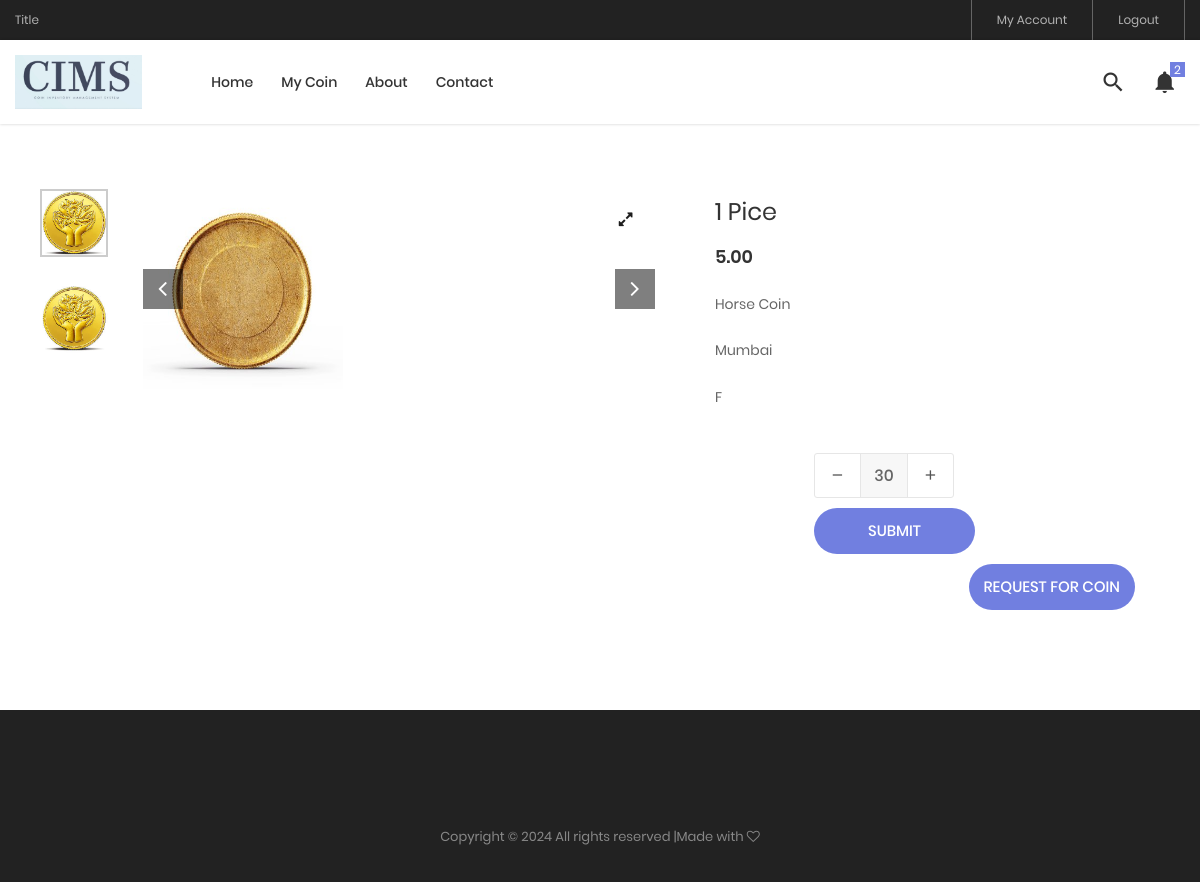
/coin-detail/1 (signed in), run on the app's committed database.
### mycoinApp/models.py (models this page shows, shortened)
class CoinStateCondition(models.Model):
    coin = models.ForeignKey(Coin, on_delete=models.CASCADE)
    state = models.ForeignKey(State, on_delete=models.CASCADE)
    condition = models.ForeignKey(Condition, on_delete=models.CASCADE)
    price = models.DecimalField(max_digits=10, decimal_places=2, blank=True, null=True)
    front_image = models.ImageField( upload_to="images/coins", blank=True, null=True, default="images/coins")
    back_image = models.ImageField( upload_to="images/coins/coin1.jpg", blank=True, null=True)
    class Meta:
        unique_together = ('coin', 'state', 'condition')

class Coin(models.Model):
    denomination = models.CharField(max_length=100)
    description = models.TextField()
    metal = models.CharField(max_length=100)
    year = models.PositiveIntegerField()

class State(models.Model):
    name = models.CharField(max_length=100, unique=True)

class Condition(models.Model):
    name = models.CharField(max_length=50, unique=True)

### mycoinApp/modules/coin_management/login.py (the view)
# urls.py: path('coin-detail/<int:id>', views.coinDetail, name = 'coin-detail' ),
def coinDetail(request, id):
    logged_user = request.session.get('user_id', None)
    if not logged_user:
        messages.error(request,'Login required to access this page')
        return redirect('login')
    data = CoinStateCondition.objects.get(id=id)
    notifications = PushNotification.objects.filter(user=logged_user)
    try:
        coin_count = UserCoinOwnership.objects.get(user=logged_user,coin_state_condition=data.id )
        count = coin_count.count
    except:
        count = 0
    context={
        'data': data,
        'count' : count,
        'notifications' : notifications,
    }
    return render(request, 'coin_detail.html', context)

### templates/coin_detail.html (shortened to what this page needs)
{% load static %}
<!DOCTYPE html>
<html lang="en">
<head>
	<link rel="stylesheet" type="text/css" href="{% static 'vendor/bootstrap/css/bootstrap.min.css' %}">
	<link rel="stylesheet" type="text/css" href="{% static 'fonts/font-awesome-4.7.0/css/font-awesome.min.css' %}">
	<link rel="stylesheet" type="text/css" href="{% static 'fonts/iconic/css/material-design-iconic-font.min.css' %}">
	<link rel="stylesheet" type="text/css" href="{% static 'fonts/linearicons-v1.0.0/icon-font.min.css' %}">
	<link rel="stylesheet" type="text/css" href="{% static 'vendor/animate/animate.css' %}">
	<link rel="stylesheet" type="text/css" href="{% static 'vendor/css-hamburgers/hamburgers.min.css' %}">
	<link rel="stylesheet" type="text/css" href="{% static 'vendor/animsition/css/animsition.min.css' %}">
	<link rel="stylesheet" type="text/css" href="{% static 'vendor/select2/select2.min.css' %}">
	<link rel="stylesheet" type="text/css" href="{% static 'vendor/daterangepicker/daterangepicker.css' %}">
	<link rel="stylesheet" type="text/css" href="{% static 'vendor/slick/slick.css' %}">
	<link rel="stylesheet" type="text/css" href="{% static 'vendor/MagnificPopup/magnific-popup.css' %}">
	<link rel="stylesheet" type="text/css" href="{% static 'vendor/perfect-scrollbar/perfect-scrollbar.css' %}">
	<link rel="stylesheet" type="text/css" href="{% static 'css/util.css' %}">
	<link rel="stylesheet" type="text/css" href="{% static 'css/main.css' %}">
</head>
<body class="animsition">
	<header class="header-v4">
		<div class="container-menu-desktop">
			<div class="top-bar">
				<div class="content-topbar flex-sb-m h-full container">
					<div class="left-top-bar">
						Title
					</div>
					<div class="right-top-bar flex-w h-full">
						<a href="{% url 'login' %}" class="flex-c-m trans-04 p-lr-25">
							My Account
						</a>
						<a href="{% url 'logout' %}" class="flex-c-m trans-04 p-lr-25">
							Logout
						</a>
					</div>
				</div>
			</div>
			<div class="wrap-menu-desktop how-shadow1">
				<nav class="limiter-menu-desktop container">
					<a href="#" class="logo">
						<img src="{% static 'images/coins/CIMS.jpeg' %}" alt="IMG-LOGO">
					</a>
					<div class="menu-desktop">
						<ul class="main-menu">
							<li>
								<a href="{% url 'home' %}">Home</a>
							</li>
							<li>
								<a href="{% url 'my_coin' %}">My Coin</a>
							</li>
							<li>
								<a href="#">About</a>
							</li>
							<li>
								<a href="{% url 'contact' %}">Contact</a>
							</li>
						</ul>
					</div>
					<div class="wrap-icon-header flex-w flex-r-m">
						<div class="icon-header-item cl2 hov-cl1 trans-04 p-l-22 p-r-11 js-show-modal-search">
							<i class="zmdi zmdi-search"></i>
						</div>
						<div class="icon-header-item cl2 hov-cl1 trans-04 p-l-22 p-r-11 icon-header-noti js-show-cart"
							data-notify="2">
							<i class="zmdi zmdi-notifications"></i>
						</div>
					</div>
				</nav>
			</div>
		</div>
	</header>
	<section class="sec-product-detail bg0 p-t-65 p-b-60">
		<div class="container">
			<div class="row">
				<div class="col-md-6 col-lg-7 p-b-30">
					<div class="p-l-25 p-r-30 p-lr-0-lg">
						<div class="wrap-slick3 flex-sb flex-w">
							<div class="wrap-slick3-dots"></div>
							<div class="slick3 gallery-lb">
								<div class="item-slick3" data-thumb={% static 'images/demo.jpg' %}>
									<div class="wrap-pic-w pos-relative">
										{% if data.front_image %}
										<img src="{{data.front_image.url}}" alt="IMG-PRODUCT"
											style="height: 200px; width: 200px;">
										{% else %}
										<img src="images/demo.jpg" alt="IMG-PRODUCT"
											style="height: 200px; width: 200px;">
										{% endif %}
										<a class="flex-c-m size-108 how-pos1 bor0 fs-16 cl10 bg0 hov-btn3 trans-04"
											href="{% static 'images/product-detail-01.jpg' %}">
											<i class="fa fa-expand"></i>
										</a>
									</div>
								</div>
							</div>
						</div>
					</div>
				</div>
				<div class="col-md-6 col-lg-5 p-b-30">
					<div class="p-r-50 p-t-5 p-lr-0-lg">
						<h4 class="mtext-105 cl2 js-name-detail p-b-14">
							{{data.coin.denomination}}
						</h4>
						<span class="mtext-106 cl2">
							{{data.price}}
						</span>
						<p class="stext-102 cl3 p-t-23">
							{{data.coin.description}}
						</p>
						<p class="stext-102 cl3 p-t-23">
							{{data.state.name}}
						</p>
						<p class="stext-102 cl3 p-t-23">
							{{data.condition.name}}
						</p>
						<div class="p-t-33">
							<div class="flex-w flex-r-m p-b-10">
								<form id="quantity-form" method="POST" action="{% url 'submit-count' %}">
									<div class="size-204 flex-w flex-m respon6-next">
										<div class="wrap-num-product flex-w m-r-20 m-tb-10">
											<div class="btn-num-product-down cl8 hov-btn3 trans-04 flex-c-m">
												<i class="fs-16 zmdi zmdi-minus"></i>
											</div>
											<input class="mtext-104 cl3 txt-center num-product" type="number"
												name="count" value="{{count}}">
											<div class="btn-num-product-up cl8 hov-btn3 trans-04 flex-c-m">
												<i class="fs-16 zmdi zmdi-plus"></i>
											</div>
										</div>
										<button
											class="flex-c-m stext-101 cl0 size-101 bg1 bor1 hov-btn1 p-lr-15 trans-04 js-addcart-detail">
											Submit
										</button>
									</div>
								</form>
							</div>
							<div class="flex-w flex-r-m p-b-10">
								<a href="#"
									class="flex-c-m stext-101 cl0 size-101 bg1 bor1 hov-btn1 p-lr-15 trans-04 js-show-modal1">
									Request For Coin
								</a>
							</div>
						</div>
					</div>
				</div>
			</div>
		</div>
	</section>
	<footer class="bg3 p-t-75 p-b-32">
		<div class="container">
			<div class="p-t-40">
				<p class="stext-107 cl6 txt-center">
					Copyright &copy;
					<script>document.write(new Date().getFullYear());</script> All rights reserved |Made with <i
						class="fa fa-heart-o" aria-hidden="true"></i>
				</p>
			</div>
		</div>
	</footer>
</body>
</html>

### static/css/main.css (style rules this page uses)
.container { max-width: 1380px; }
@media (max-width: 1600px) { .container { max-width: 1200px; } }
.slick-slide { outline: none !important; }
.container-menu-desktop { height: auto; width: 100%; position: relative; -webkit-transition: all 0.3s; -o-transition: all 0.3s; -moz-transition: all 0.3s; transition: all 0.3s; }
.header-v4 .container-menu-desktop { height: 124px; }
.top-bar { height: 40px; background-color: #222; }
.left-top-bar { font-family: Poppins-Regular; font-size: 12px; line-height: 1.8; color: #b2b2b2; }
.right-top-bar a { font-family: Poppins-Regular; font-size: 12px; line-height: 1.8; height: 100%; color: #b2b2b2; border-right: 1px solid rgba(255,255,255,0.3); }
.right-top-bar a:first-child { border-left: 1px solid rgba(255,255,255,0.3); }
.wrap-menu-desktop { position: fixed; z-index: 1100; background-color: transparent; width: 100%; height: 84px; top: 40px; left: 0px; -webkit-transition: height 0.3s, background-color 0.3s; -o-transition: height 0.3s, background-color 0.3s; -moz-transition: height 0.3s, background-color 0.3s; transition: height 0.3s, background-color 0.3s; }
.header-v4 .wrap-menu-desktop { background-color: #fff; }
.limiter-menu-desktop { height: 100%; display: -webkit-box; display: -webkit-flex; display: -moz-box; display: -ms-flexbox; display: flex; align-items: center; background-color: transparent; }
.logo { display: -webkit-box; display: -webkit-flex; display: -moz-box; display: -ms-flexbox; display: flex; align-items: center; height: 65%; margin-right: 55px; }
.logo img { max-width: 100%; max-height: 100%; }
.menu-desktop { display: -webkit-box; display: -webkit-flex; display: -moz-box; display: -ms-flexbox; display: flex; align-items: center; height: 100%; }
.main-menu { list-style-type: none; margin: 0; display: -webkit-box; display: -webkit-flex; display: -moz-box; display: -ms-flexbox; display: flex; align-items: center; }
.main-menu > li { display: block; position: relative; padding: 20px 10px 20px 0px; margin: 0px 4px 0px 14px; }
.main-menu > li > a { font-family: Poppins-Medium; font-size: 14px; color: #333; padding: 5px 0px; transition: all 0.4s; -webkit-transition: all 0.4s; -o-transition: all 0.4s; -moz-transition: all 0.4s; }
.wrap-icon-header { flex-grow: 1; }
.icon-header-item { position: relative; font-size: 26px; line-height: 1; cursor: pointer; }
.icon-header-noti::after { content: attr(data-notify); font-family: Poppins-Regular; font-size: 12px; color: #fff; line-height: 15px; text-align: center; display: block; position: absolute; top: -7px; right: 0; min-width: 15px; height: 15px; padding: 0 3px; background-color: #717fe0; }
.wrap-slick3 { position: relative; }
.wrap-slick3-dots { width: 11.111111%; }
.slick3 { width: 83.333333%; }
.wrap-num-product { width: 140px; height: 45px; border: 1px solid #e6e6e6; border-radius: 3px; overflow: hidden; }
.btn-num-product-up, .btn-num-product-down { width: 45px; height: 100%; cursor: pointer; }
.num-product { width: calc(100% - 90px); height: 100%; border-left: 1px solid #e6e6e6; border-right: 1px solid #e6e6e6; background-color: #f7f7f7; }
input.num-product { -moz-appearance: textfield; appearance: none; -webkit-appearance: none; }
.cl0 { color: #fff; }
.cl2 { color: #333; }
.cl3 { color: #666; }
.cl6 { color: #888; }
.cl8 { color: #555; }
.cl10 { color: #1d1d1d; }
.stext-101 { font-family: Poppins-Medium; font-size: 15px; line-height: 1.466667; text-transform: uppercase; }
.stext-102 { font-family: Poppins-Regular; font-size: 14px; line-height: 1.7; }
.stext-107 { font-family: Poppins-Regular; font-size: 13px; line-height: 1.923; }
.mtext-104 { font-family: Poppins-Medium; font-size: 16px; line-height: 1.6; }
.mtext-105 { font-family: Poppins-Regular; font-size: 24px; line-height: 1.5; }
.mtext-106 { font-family: Poppins-SemiBold; font-size: 18px; line-height: 1.388888; }
.size-101 { min-width: 161px; height: 46px; }
.size-108 { width: 40px; height: 40px; }
.size-204 { width: calc(100% - 105px); }
.bg0 { background-color: #fff; }
.bg1 { background-color: #717fe0; }
.bg3 { background-color: #222; }
.bor0 { border-radius: 50%; }
.bor1 { border-radius: 23px; }
.how-shadow1 { box-shadow: 0 0px 3px 0px rgba(0,0,0,0.2); -moz-box-shadow: 0 0px 3px 0px rgba(0,0,0,0.2); -webkit-box-shadow: 0 0px 3px 0px rgba(0,0,0,0.2); -o-box-shadow: 0 0px 3px 0px rgba(0,0,0,0.2); -ms-box-shadow: 0 0px 3px 0px rgba(0,0,0,0.2); }
.how-pos1 { position: absolute; top: 10px; right: 10px; }

### data on the page
CoinStateCondition: front_image (picture), coin.denomination "1 Pice", price "5.00", coin.description "Horse Coin", state.name "Mumbai", condition.name "F"
